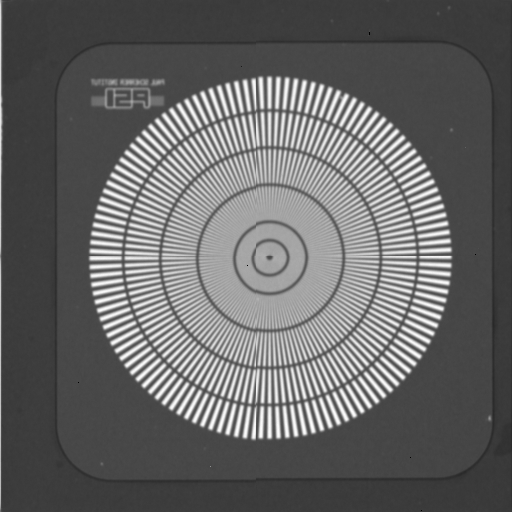
#> input picture notebooks/data/siemens_star.tif, 512 x 512 px
$ jupyter execute chips_alignment_correction_using_shift_verification.ipynb   (shell and % lines are left out)
#> lines starting #> are read from the running program, lines starting #| are printed output that depends on the picture; after the words box and inside, x2 and y2 are one past the last pixel; in counts of white or black regions, pixels touching at a corner belong together
[cell 1]
import numpy as np
import os
from PIL import Image

from scipy.ndimage import shift
from skimage import io

import matplotlib.pyplot as plt

import ipywidgets as widgets
from ipywidgets import interactive

[cell 2]
image1 = os.path.join("data",  "siemens_star.tif")
assert os.path.exists(image1), f"File does not exist: {image1}"

[cell 3]
# config = {'chip1': {'xoffset': 1,
#                     'yoffset': 1,
#                     'description': 'top right chip'},
#             'chip2': {'xoffset': 0,
#                     'yoffset': 0,
#                     'description': 'top left and reference chip'},
#             'chip3': {'xoffset': 0,
#                         'yoffset': 1,
#                         'description': 'bottom left chip'},
#             'chip4': {'xoffset': 1,
#                     'yoffset': 2,
#                     'description': 'bottom right chip'}
# }

shift_config = {'chip1': {'xoffset': 2.4,
                    'yoffset': 1,
                    'description': 'top right chip'},
            'chip2': {'xoffset': 0,
                    'yoffset': 0,
                    'description': 'top left and reference chip'},
            'chip3': {'xoffset': 0,
                        'yoffset': 1,
                        'description': 'bottom left chip'},
            'chip4': {'xoffset': 2.3,
                    'yoffset': 2.3,
                    'description': 'bottom right chip'}
}

[cell 4]
# Load images
data_images1 = np.array(Image.open(image1))
#> data_images1 is the input picture: shape (512, 512) float32; 0% of the values are NaN or infinite; the others: min 0.359, max 0.986, mean 0.612

[cell 5]
# [6 lines of commented-out code are left out]

# Applying shift correction based on the configuration

[cell 6]
region = data_images1[0:256, 256:]
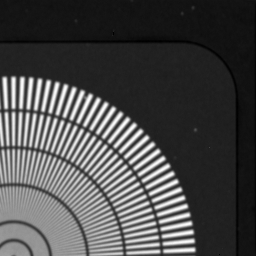
#> region: shape (256, 256) float32; 0.01% of the values are NaN or infinite; the others: min 0.468, max 0.977, mean 0.618; drawn with min black, max white, NaN and infinite black
region[np.isnan(region)] = 0
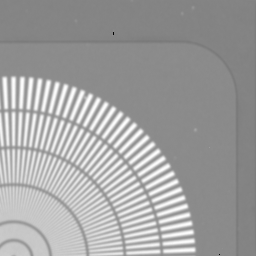
#> region: shape (256, 256) float32; under 0.01% of pixels changed, all inside (x1, y1, x2, y2) = (219, 254, 220, 255); drawn with min black, max white, NaN and infinite black
region[np.isinf(region)] = 0
#> region: shape (256, 256) float32; under 0.01% of pixels changed, all inside (x1, y1, x2, y2) = (113, 32, 114, 35)

chips1_shift = (shift_config['chip1']['yoffset'], shift_config['chip1']['xoffset'])
shifted_data = shift(region, shift=chips1_shift, order=3)
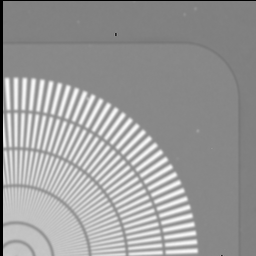
#> shifted_data: shape (256, 256) float32; min 0, max 0.976, mean 0.61
new_data_images = data_images1.copy()
new_data_images[0:256, 256:] = 0
new_data_images[0:256, 256:] = shifted_data

region2 = new_data_images[256:, 0:256]
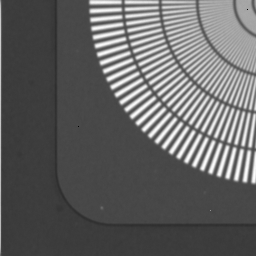
#> region2: shape (256, 256) float32; 0% of the values are NaN or infinite; the others: min 0.359, max 0.986, mean 0.605; drawn with min black, max white, NaN and infinite black
region2[np.isnan(region2)] = 0
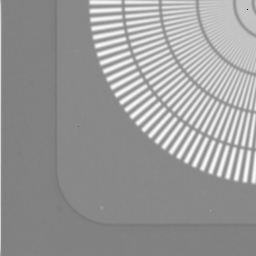
#> region2: shape (256, 256) float32; under 0.01% of pixels changed, all inside (x1, y1, x2, y2) = (247, 9, 248, 10)
region2[np.isinf(region2)] = 0
chips3_shift = (shift_config['chip3']['yoffset'], shift_config['chip3']['xoffset'])
shifted_data2 = shift(region2, shift=chips3_shift, order=3)
new_data_images[256:, 0:256] = 0
new_data_images[256:, 0:256] = shifted_data2

region3 = new_data_images[256:, 256:]
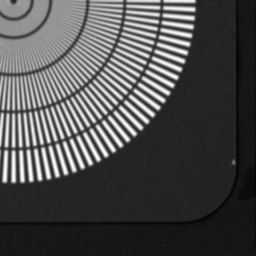
#> region3: shape (256, 256) float32; 0% of the values are NaN or infinite; the others: min 0.458, max 0.985, mean 0.62; drawn with min black, max white, NaN and infinite black
region3[np.isnan(region3)] = 0
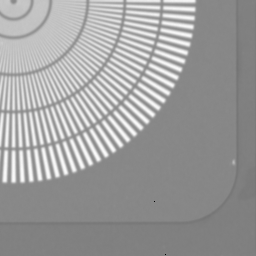
#> region3: shape (256, 256) float32; under 0.01% of pixels changed, all inside (x1, y1, x2, y2) = (154, 201, 166, 255)
region3[np.isinf(region3)] = 0
chips4_shift = (shift_config['chip4']['yoffset'], shift_config['chip4']['xoffset'])
shifted_data3 = shift(region3, shift=chips4_shift, order=3)
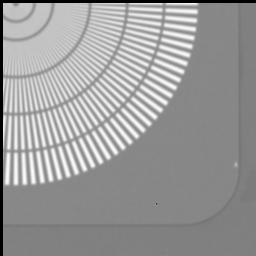
#> shifted_data3: shape (256, 256) float32; min 0, max 0.99, mean 0.607
new_data_images[256:, 256:] = 0
new_data_images[256:, 256:] = shifted_data3
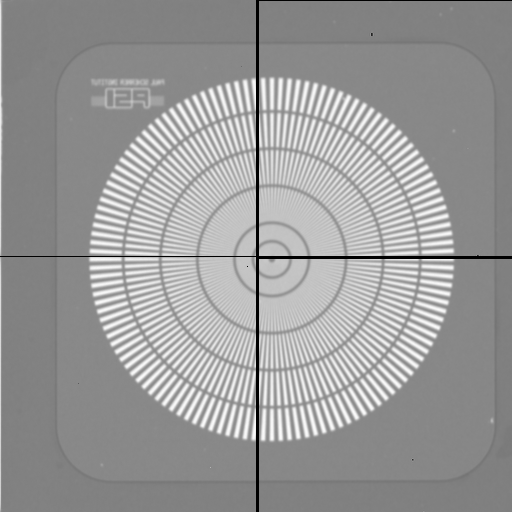
#> new_data_images: shape (512, 512) float32; min 0, max 0.99, mean 0.606
#> the sliders are set to radius_coeff = 1.82, center_x = 271, center_y = 259

# # preview
# fig, axs = plt.subplots(ncols=1, figsize=(10, 10))
# axs.imshow(new_data_images)
# axs.set_title("new data images")
# # axs.axis('off')

[cell 7]
_data_images = new_data_images.copy()

def plot_circles(radius_coeff=1.0, center_x=271, center_y=258):

#> called with radius_coeff = 1.82, center_x = 271, center_y = 259
    fig, axs = plt.subplots(ncols=1, figsize=(8, 8))
    axs.imshow(_data_images)
    ny, nx = _data_images.shape
#> ny = 512; nx = 512

    axs.set_title("new data images")
    # axs.axis('off')

    # let's plot some circles to see how well they align
    theta = np.linspace(0, 2*np.pi, 100)
    radii = np.array([1, 20, 40, 60, 80, 100])*radius_coeff
    center = (center_y, center_x)
    for r in radii:
        x = center[1] + r * np.cos(theta)
        y = center[0] + r * np.sin(theta)
        axs.plot(x, y, 'r--', linewidth=1)


    plt.show()
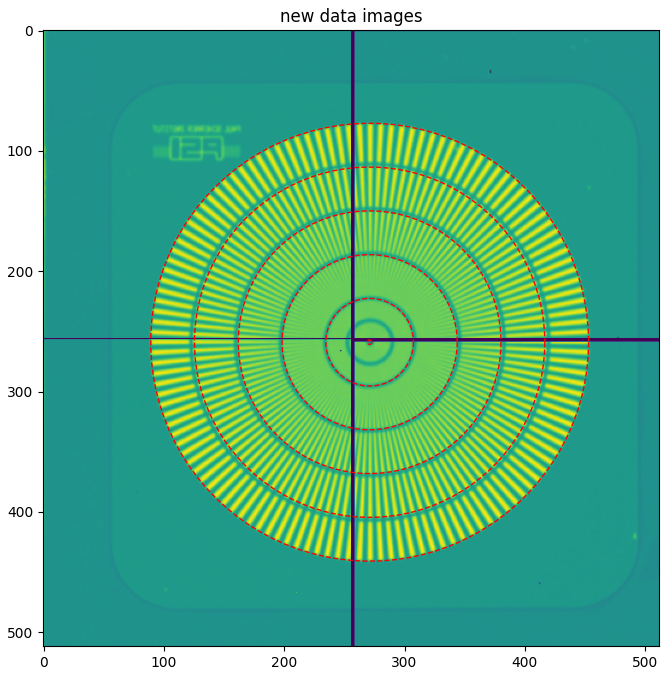
#> figure drawn by matplotlib, 1 panel

interactive_plot = interactive(plot_circles,
                               radius_coeff=widgets.FloatSlider(value=1.82, min=0.5, max=3.0, step=0.01, description='Radius Coeff:'),
                               center_x=widgets.IntSlider(value=271, min=200, max=310, step=0.1, description='Center X:'),
                               center_y=widgets.IntSlider(value=259, min=200, max=310, step=0.1, description='Center Y:'),


                              )
display(interactive_plot)

$ run again, with notebooks/data/rectangle_grid.tif copied over notebooks/data/siemens_star.tif
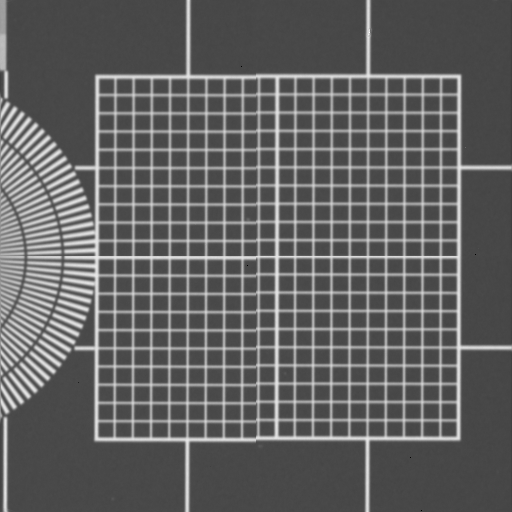
#> input picture notebooks/data/rectangle_grid.tif, 512 x 512 px
#> data_images1 is the input picture: shape (512, 512) float32; 0% of the values are NaN or infinite; the others: min 0.325, max 1.03, mean 0.597
#> `region3[np.isnan(region3)] = 0`:
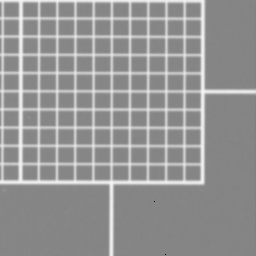
#> region3: shape (256, 256) float32; min 0, max 0.96, mean 0.587
#> in plot_circles, `plt.show()`:
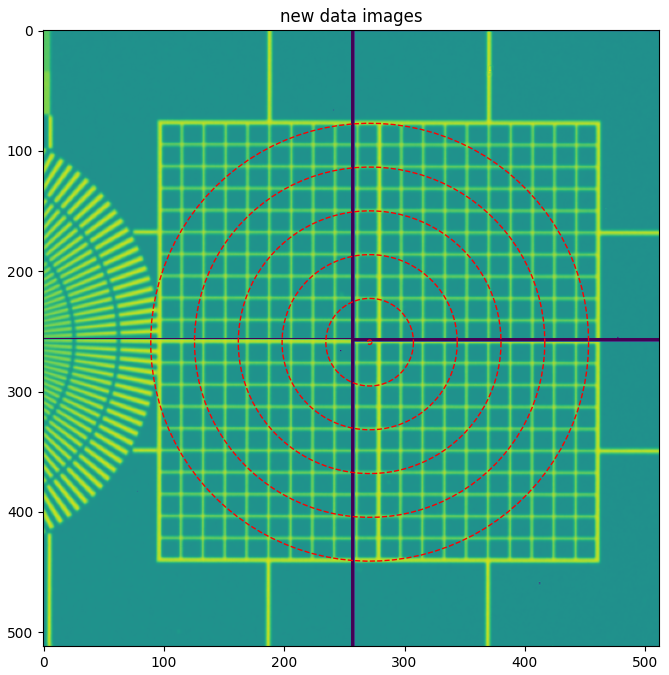
#> figure drawn by matplotlib, 1 panel
